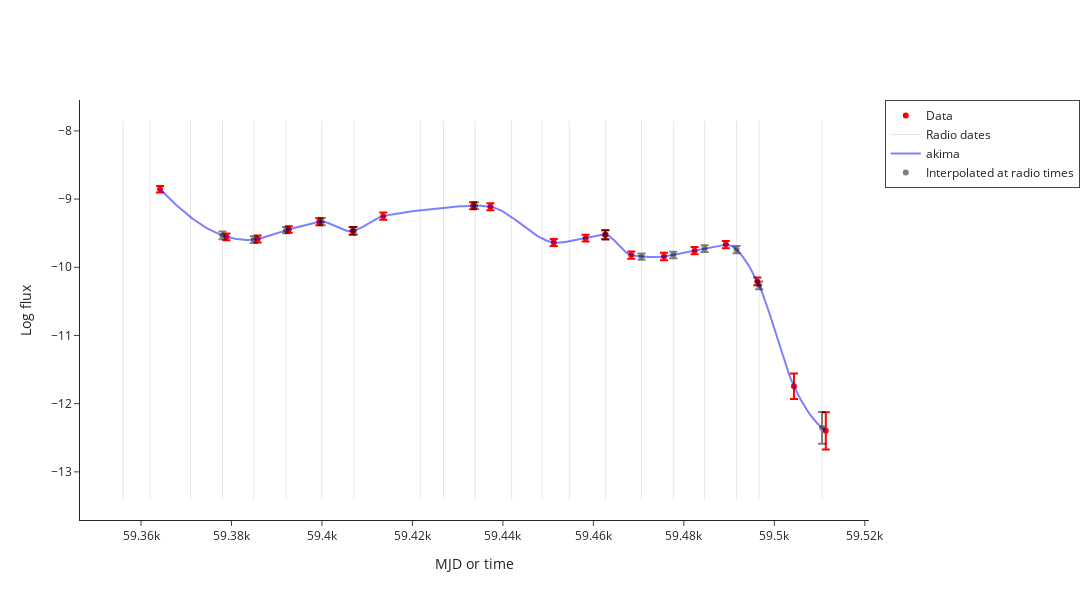

The notebook cell saved with this chart:
### Markdown cell above
# Interpolation

### Code cell
interpolated_data = make_interpolated_Lr_Lx_df(radio_df, xray_df, source_df, plotly=True)

### Figure 1 — Plotly figure (JSON) as saved in the notebook; plotly's stock layout.template omitted (floating-point values rounded to 4 significant figures; data arrays with more than 128 entries replaced by an {"elided": "..."} marker saying what was removed)
{"data": [{"error_y": {"array": [0.04861, 0.04896, 0.04988, 0.04846, 0.052, 0.05691, 0.05241, 0.05221, 0.0509, 0.05093, 0.04967, 0.0667, 0.05295, 0.05585, 0.05362, 0.05233, 0.05615, 0.1886, 0.2731], "type": "data", "visible": true}, "marker": {"color": "red"}, "mode": "markers", "name": "Data", "type": "scatter", "x": [59360.0, 59380.0, 59390.0, 59390.0, 59400.0, 59410.0, 59410.0, 59430.0, 59440.0, 59450.0, 59460.0, 59460.0, 59470.0, 59480.0, 59480.0, 59490.0, 59500.0, 59500.0, 59510.0], "y": [-8.855, -9.553, -9.585, -9.445, -9.333, -9.467, -9.25, -9.097, -9.112, -9.636, -9.573, -9.523, -9.821, -9.842, -9.757, -9.668, -10.21, -11.74, -12.4]}, {"marker": {"color": "red", "symbol": "triangle-down"}, "mode": "markers", "name": "3-sigma upper limits", "type": "scatter", "x": [], "y": []}, {"line": {"color": "black", "dash": "solid", "width": 1}, "mode": "lines", "name": "Radio dates", "opacity": 0.1, "showlegend": true, "type": "scatter", "x": [59360.0, 59360.0], "y": [-13.4, -7.855]}, {"line": {"color": "black", "dash": "solid", "width": 1}, "mode": "lines", "opacity": 0.1, "showlegend": false, "type": "scatter", "x": [59360.0, 59360.0], "y": [-13.4, -7.855]}, {"line": {"color": "black", "dash": "solid", "width": 1}, "mode": "lines", "opacity": 0.1, "showlegend": false, "type": "scatter", "x": [59370.0, 59370.0], "y": [-13.4, -7.855]}, {"line": {"color": "black", "dash": "solid", "width": 1}, "mode": "lines", "opacity": 0.1, "showlegend": false, "type": "scatter", "x": [59380.0, 59380.0], "y": [-13.4, -7.855]}, {"line": {"color": "black", "dash": "solid", "width": 1}, "mode": "lines", "opacity": 0.1, "showlegend": false, "type": "scatter", "x": [59380.0, 59380.0], "y": [-13.4, -7.855]}, {"line": {"color": "black", "dash": "solid", "width": 1}, "mode": "lines", "opacity": 0.1, "showlegend": false, "type": "scatter", "x": [59390.0, 59390.0], "y": [-13.4, -7.855]}, {"line": {"color": "black", "dash": "solid", "width": 1}, "mode": "lines", "opacity": 0.1, "showlegend": false, "type": "scatter", "x": [59400.0, 59400.0], "y": [-13.4, -7.855]}, {"line": {"color": "black", "dash": "solid", "width": 1}, "mode": "lines", "opacity": 0.1, "showlegend": false, "type": "scatter", "x": [59410.0, 59410.0], "y": [-13.4, -7.855]}, {"line": {"color": "black", "dash": "solid", "width": 1}, "mode": "lines", "opacity": 0.1, "showlegend": false, "type": "scatter", "x": [59420.0, 59420.0], "y": [-13.4, -7.855]}, {"line": {"color": "black", "dash": "solid", "width": 1}, "mode": "lines", "opacity": 0.1, "showlegend": false, "type": "scatter", "x": [59430.0, 59430.0], "y": [-13.4, -7.855]}, {"line": {"color": "black", "dash": "solid", "width": 1}, "mode": "lines", "opacity": 0.1, "showlegend": false, "type": "scatter", "x": [59430.0, 59430.0], "y": [-13.4, -7.855]}, {"line": {"color": "black", "dash": "solid", "width": 1}, "mode": "lines", "opacity": 0.1, "showlegend": false, "type": "scatter", "x": [59440.0, 59440.0], "y": [-13.4, -7.855]}, {"line": {"color": "black", "dash": "solid", "width": 1}, "mode": "lines", "opacity": 0.1, "showlegend": false, "type": "scatter", "x": [59450.0, 59450.0], "y": [-13.4, -7.855]}, {"line": {"color": "black", "dash": "solid", "width": 1}, "mode": "lines", "opacity": 0.1, "showlegend": false, "type": "scatter", "x": [59450.0, 59450.0], "y": [-13.4, -7.855]}, {"line": {"color": "black", "dash": "solid", "width": 1}, "mode": "lines", "opacity": 0.1, "showlegend": false, "type": "scatter", "x": [59460.0, 59460.0], "y": [-13.4, -7.855]}, {"line": {"color": "black", "dash": "solid", "width": 1}, "mode": "lines", "opacity": 0.1, "showlegend": false, "type": "scatter", "x": [59470.0, 59470.0], "y": [-13.4, -7.855]}, {"line": {"color": "black", "dash": "solid", "width": 1}, "mode": "lines", "opacity": 0.1, "showlegend": false, "type": "scatter", "x": [59480.0, 59480.0], "y": [-13.4, -7.855]}, {"line": {"color": "black", "dash": "solid", "width": 1}, "mode": "lines", "opacity": 0.1, "showlegend": false, "type": "scatter", "x": [59480.0, 59480.0], "y": [-13.4, -7.855]}, {"line": {"color": "black", "dash": "solid", "width": 1}, "mode": "lines", "opacity": 0.1, "showlegend": false, "type": "scatter", "x": [59490.0, 59490.0], "y": [-13.4, -7.855]}, {"line": {"color": "black", "dash": "solid", "width": 1}, "mode": "lines", "opacity": 0.1, "showlegend": false, "type": "scatter", "x": [59500.0, 59500.0], "y": [-13.4, -7.855]}, {"line": {"color": "black", "dash": "solid", "width": 1}, "mode": "lines", "opacity": 0.1, "showlegend": false, "type": "scatter", "x": [59510.0, 59510.0], "y": [-13.4, -7.855]}, {"line": {"color": "blue", "dash": "solid"}, "mode": "lines", "name": "akima", "opacity": 0.5, "type": "scatter", "x": {"elided": "294 float values"}, "y": {"elided": "294 float values"}}, {"error_y": {"array": [NaN, NaN, NaN, 0.05591, 0.04941, 0.0455, 0.05324, 0.05475, NaN, NaN, 0.04877, NaN, NaN, NaN, 0.06844, 0.04509, 0.04726, 0.04962, 0.053, 0.05602, 0.2322], "type": "data", "visible": true}, "marker": {"color": "black"}, "mode": "markers", "name": "Interpolated at radio times", "opacity": 0.5, "type": "scatter", "x": [59360.0, 59360.0, 59370.0, 59380.0, 59380.0, 59390.0, 59400.0, 59410.0, 59420.0, 59430.0, 59430.0, 59440.0, 59450.0, 59450.0, 59460.0, 59470.0, 59480.0, 59480.0, 59490.0, 59500.0, 59510.0], "y": [NaN, NaN, NaN, -9.533, -9.595, -9.456, -9.33, -9.464, NaN, NaN, -9.096, NaN, NaN, NaN, -9.524, -9.843, -9.819, -9.726, -9.739, -10.27, -12.35]}, {"marker": {"color": "black", "symbol": "triangle-down"}, "mode": "markers", "showlegend": false, "type": "scatter", "x": [], "y": []}], "layout": {"height": 600, "legend": {"borderwidth": 1}, "width": 1200, "xaxis": {"title": {"text": "MJD or time"}}, "yaxis": {"title": {"text": "Log flux"}}}}
